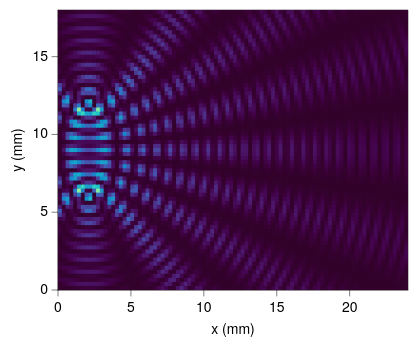

Write a Vega-Lite specification for this figure.
### Vega-Lite specification from a JSON file in a GitHub repository (floating-point values rounded to 4 significant figures; data arrays with more than 128 entries replaced by an {"elided": "..."} marker saying what was removed)
{"background": null, "config": {"arc": {"fill": "#DBDBDB", "fillOpacity": 1.0, "innerRadius": 35.0, "padAngle": 0.03, "stroke": "black", "strokeOpacity": 1, "strokeWidth": 0.25}, "area": {"fill": "#DBDBDB", "fillOpacity": 1.0, "stroke": "black", "strokeOpacity": 1, "strokeWidth": 0.25}, "axis": {"domain": true, "domainCap": "round", "domainColor": "black", "domainWidth": 0.25, "grid": false, "gridCap": "round", "gridColor": "#F1F1F1", "gridDash": [0, 0], "gridOpacity": 1.0, "gridWidth": 0.25, "labelColor": "black", "labelFont": "Helvetica Neue", "labelFontSize": 7, "labelFontStyle": "normal", "labelFontWeight": 400, "offset": 0, "ticks": true, "tickCap": "round", "tickColor": "black", "tickRound": false, "tickSize": 3, "tickWidth": 0.25, "titleColor": "black", "titleFont": "Helvetica Neue", "titleFontSize": 7, "titleFontStyle": "normal", "titleFontWeight": 400}, "axisX": {"domain": true, "labelAlign": "center", "labelAngle": 0, "labels": true, "ticks": true, "translate": 0}, "axisY": {"domain": true, "labelAlign": "right", "labelAngle": 0, "labels": true, "ticks": true, "translate": 0}, "axisRight": {"domain": true, "labelAlign": "left", "labelAngle": 0, "labels": true, "ticks": true, "translate": 0}, "axisTop": {"domain": true, "labelAlign": "center", "labelAngle": 0, "labels": true, "ticks": true, "translate": 0}, "axisBand": {"tickOffset": 0}, "bar": {"fill": "#DBDBDB", "fillOpacity": 1.0, "stroke": "black", "strokeOpacity": 1, "strokeWidth": 0.25}, "boxplot": {"size": 12.6, "ticks": {"cornerRadius": 0.25, "fill": "black", "opacity": 1, "size": 6.3, "thickness": 0.25}, "box": {"fillOpacity": 1.0, "stroke": "black", "strokeOpacity": 1, "strokeWidth": 0.25}, "median": {"cornerRadius": 0, "fill": "black", "fillOpacity": 1.0, "opacity": 1, "size": 12.6, "thickness": 0.25}, "rule": {"fill": "black", "fillOpacity": 1.0, "size": 14.0, "stroke": "black", "strokeDash": [0, 0], "strokeOpacity": 1, "strokeWidth": 0.25}, "outliers": {"color": "black", "fill": "black", "fillOpacity": 1.0, "size": 0, "stroke": "black", "strokeOpacity": 1, "strokeWidth": 0.25}}, "circle": {"fill": "black", "fillOpacity": 1.0, "size": 0.7, "stroke": null, "strokeOpacity": 1, "strokeWidth": 0.25}, "errorband": {"band": {"fillOpacity": 0.6, "stroke": null, "strokeWidth": 0.25, "strokeOpacity": 1}, "borders": {"opacity": 0, "strokeOpacity": 0.25, "strokeWidth": 1}}, "errorbar": {"opacity": 1, "rule": {"strokeDash": [0, 0], "strokeWidth": 0.25}, "ticks": {"color": "black", "cornerRadius": 0.125, "opacity": 1, "size": 8.4, "thickness": 0.25}, "thickness": 0.25}, "font": "Helvetica Neue", "geoshape": {"fill": "#DBDBDB", "fillOpacity": 1.0, "stroke": "black", "strokeOpacity": 1, "strokeWidth": 0.25}, "header": {"labelColor": "black", "labelFont": "Helvetica Neue", "labelFontSize": 7, "labelFontStyle": "normal", "labelFontWeight": 400, "titleColor": "black", "titleFont": "Helvetica Neue", "titleFontSize": 7, "titleFontStyle": "normal", "titleFontWeight": 400, "titlePadding": 0}, "legend": {"disable": false, "offset": 4.5, "titlePadding": 4, "labelOffset": 2, "gradientLabelOffset": 2, "gradientLength": 70.0, "gradientThickness": 7.0, "gradientOpacity": 1.0, "gradientStrokeColor": "black", "gradientStrokeWidth": 0.25, "labelColor": "black", "labelFont": "Helvetica Neue", "labelFontSize": 7, "labelFontStyle": "normal", "labelFontWeight": 400, "strokeColor": "black", "strokeWidth": 0, "symbolSize": 42, "symbolStrokeColor": "black", "symbolStrokeWidth": 0.25, "titleColor": "black", "titleFont": "Helvetica Neue", "titleFontSize": 7, "titleFontStyle": "normal", "titleFontWeight": 400}, "line": {"color": "black", "stroke": "black", "strokeCap": "round", "strokeDash": [0, 0], "strokeOpacity": 1, "strokeWidth": 0.375}, "point": {"filled": true, "fill": "#DBDBDB", "fillOpacity": 1.0, "size": 7.0, "stroke": "black", "strokeOpacity": 1, "strokeWidth": 0.25}, "range": {"category": ["#C6D9F1", "#F1C9CB", "#FEF0B9", "#CEE37A", "#7AA8E0", "#E589A3", "#FDDD5D", "#68B961", "#4177B1", "#C35082", "#E5C227", "#438156"], "diverging": {"scheme": ["#C35082", "#CE6D94", "#D989A7", "#E2A4BA", "#EABFCE", "#F1DBE2", "#F6F6F6", "#D7E0EB", "#B9CBE0", "#9BB6D5", "#7DA1C9", "#5F8CBD", "#4177B1"]}, "heatmap": {"scheme": ["#32022B", "#43044D", "#4C196E", "#4D338C", "#484DA6", "#3A68BB", "#1D83CA", "#1D9CCB", "#23B5C9", "#28CDC5", "#4DE0B4", "#91EE9F"]}, "ordinal": {"scheme": ["#F1F1F1", "#DBDBDB", "#C6C6C6", "#B2B2B2", "#9D9D9D", "#898989", "#767676", "#636363", "#515151", "#404040", "#2F2F2F", "#1F1F1F"]}, "ramp": {"scheme": ["#32022B", "#43044D", "#4C196E", "#4D338C", "#484DA6", "#3A68BB", "#1D83CA", "#1D9CCB", "#23B5C9", "#28CDC5", "#4DE0B4", "#91EE9F"]}}, "rule": {"color": "black", "stroke": "black", "strokeCap": "round", "strokeDash": [2, 2], "strokeOpacity": 1, "strokeWidth": 0.25}, "scale": {"bandPaddingInner": 0.1, "bandPaddingOuter": 0.1, "round": false}, "rect": {"fill": "#DBDBDB", "fillOpacity": 1.0, "stroke": "black", "strokeOpacity": 1, "strokeWidth": 0.25}, "square": {"fill": "#DBDBDB", "fillOpacity": 1.0, "size": 14.0, "stroke": "black", "strokeOpacity": 1, "strokeWidth": 0.25}, "text": {"color": "black", "font": "Helvetica Neue", "fontSize": 7, "fontStyle": "normal", "fontWeight": 400}, "tick": {"color": "black", "cornerRadius": 0.125, "opacity": 1.0, "size": 12.6, "thickness": 0.25}, "title": {"anchor": "middle", "frame": "group", "color": "black", "font": "Helvetica Neue", "fontSize": 7, "fontStyle": "normal", "fontWeight": 400, "subtitleColor": "black", "subtitleFont": "Helvetica Neue", "subtitleFontSize": "Helvetica Neue", "subtitleFontStyle": "normal", "subtitleFontWeight": 400}, "trail": {"color": "black", "opacity": 1, "size": 0.375}, "view": {"continuousWidth": 175, "continuousHeight": 140, "discreteWidth": 175, "discreteHeight": 140, "fill": null, "stroke": "black", "strokeWidth": 0.25}}, "data": {"name": "data-a4239cbaa7892c27869c14f52c924c68"}, "mark": {"type": "rect", "clip": true, "stroke": null}, "encoding": {"color": {"field": "I", "legend": null, "title": null, "type": "quantitative"}, "x": {"field": "x0", "scale": {"domain": [0, 24.0], "nice": false}, "title": "x (mm)", "type": "quantitative"}, "x2": {"field": "x1"}, "y": {"field": "y0", "scale": {"domain": [0, 18.0], "nice": false}, "title": "y (mm)", "type": "quantitative"}, "y2": {"field": "y1"}}, "$schema": "https://vega.github.io/schema/vega-lite/v6.4.1.json", "datasets": {"data-a4239cbaa7892c27869c14f52c924c68": {"elided": "6348 records"}}}
